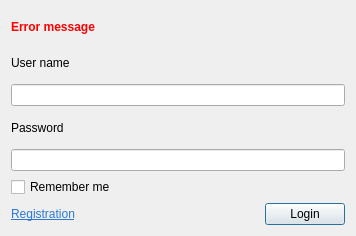
<?xml version="1.0" encoding="UTF-8"?>
<ui version="4.0">
 <class>LoginDialog</class>
 <widget class="QDialog" name="LoginDialog">
  <property name="geometry">
   <rect>
    <x>0</x>
    <y>0</y>
    <width>356</width>
    <height>236</height>
   </rect>
  </property>
  <property name="windowTitle">
   <string>Authorization</string>
  </property>
  <layout class="QGridLayout" name="gridLayout">
   <item row="3" column="0" colspan="2">
    <widget class="QLabel" name="label_2">
     <property name="text">
      <string>Password</string>
     </property>
     <property name="buddy">
      <cstring>password</cstring>
     </property>
    </widget>
   </item>
   <item row="1" column="0" colspan="2">
    <widget class="QLabel" name="label">
     <property name="text">
      <string>User name</string>
     </property>
     <property name="buddy">
      <cstring>userName</cstring>
     </property>
    </widget>
   </item>
   <item row="6" column="1">
    <widget class="QPushButton" name="login">
     <property name="text">
      <string>Login</string>
     </property>
     <property name="default">
      <bool>true</bool>
     </property>
    </widget>
   </item>
   <item row="6" column="0">
    <widget class="QLabel" name="label_3">
     <property name="sizePolicy">
      <sizepolicy hsizetype="Expanding" vsizetype="Preferred">
       <horstretch>0</horstretch>
       <verstretch>0</verstretch>
      </sizepolicy>
     </property>
     <property name="text">
      <string>&lt;a href=&quot;http://kitscenarist.ru/cabin.html&quot; style=&quot;color:#2b78da;&quot;&gt;Registration&lt;/a&gt;</string>
     </property>
     <property name="openExternalLinks">
      <bool>true</bool>
     </property>
    </widget>
   </item>
   <item row="2" column="0" colspan="2">
    <widget class="QLineEdit" name="userName"/>
   </item>
   <item row="4" column="0" colspan="2">
    <widget class="QLineEdit" name="password">
     <property name="echoMode">
      <enum>QLineEdit::Password</enum>
     </property>
    </widget>
   </item>
   <item row="5" column="0" colspan="2">
    <widget class="QCheckBox" name="rememberMe">
     <property name="text">
      <string>Remember me</string>
     </property>
    </widget>
   </item>
   <item row="0" column="0" colspan="2">
    <widget class="QLabel" name="error">
     <property name="font">
      <font>
       <weight>75</weight>
       <bold>true</bold>
      </font>
     </property>
     <property name="styleSheet">
      <string notr="true">color: rgb(255, 0, 0);</string>
     </property>
     <property name="text">
      <string>Error message</string>
     </property>
     <property name="buddy">
      <cstring>userName</cstring>
     </property>
    </widget>
   </item>
  </layout>
 </widget>
 <tabstops>
  <tabstop>userName</tabstop>
  <tabstop>password</tabstop>
  <tabstop>rememberMe</tabstop>
  <tabstop>login</tabstop>
 </tabstops>
 <resources/>
 <connections/>
</ui>
